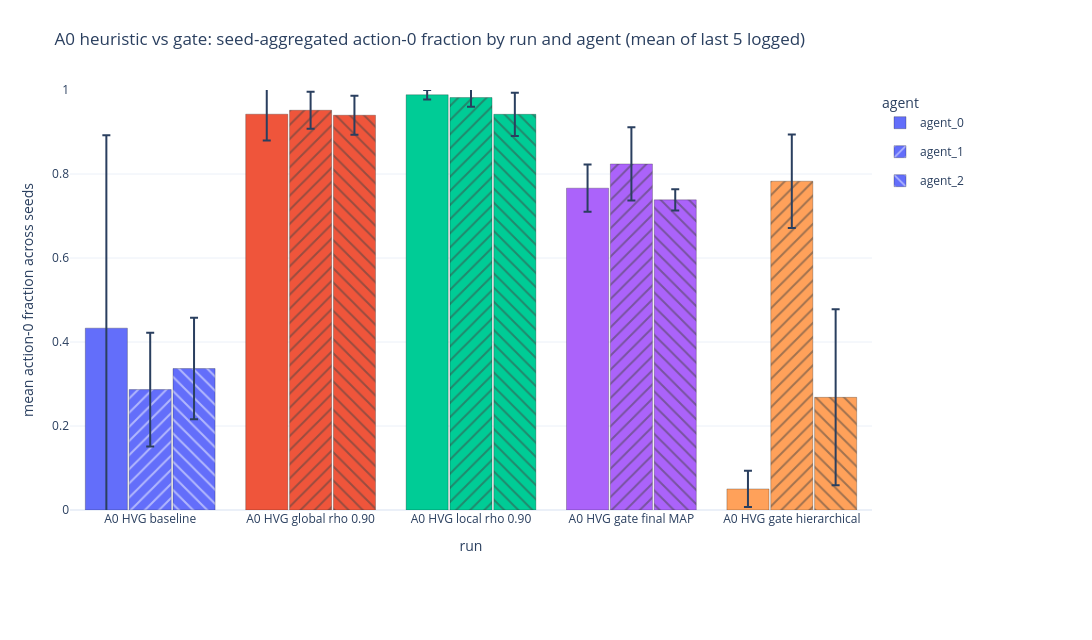
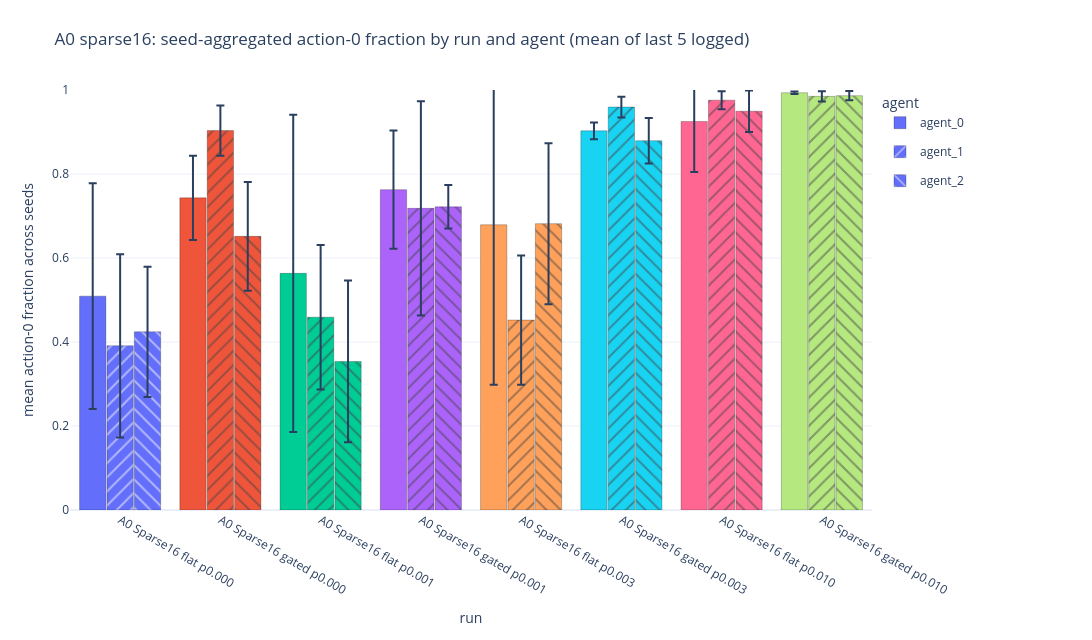
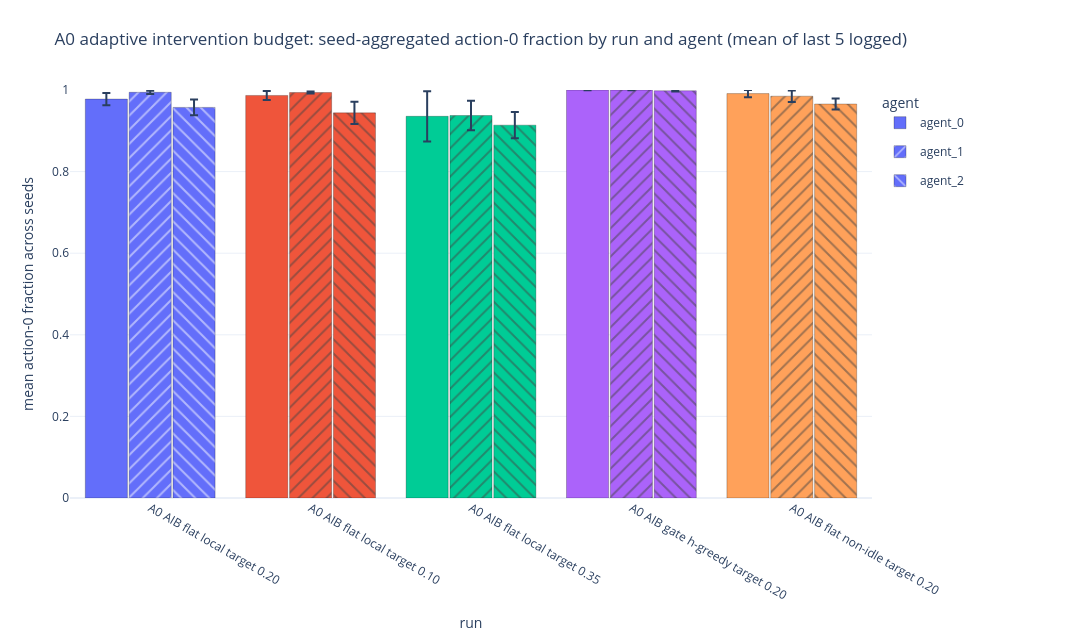

Here is the notebook cell these charts were saved with, in order:
### Markdown cell above
## Seed-Aggregated Last-5-Logged Action-0 Fraction By Run And Agent

### Code cell
seed_action0 = adm.seed_aggregated_last5_logged_action0_fraction_by_agent(ctx)
adm.display_metric_figures(seed_action0)

### Figure 1 — Plotly figure (JSON) as saved in the notebook; plotly's stock layout.template omitted (floating-point values rounded to 4 significant figures)
{"data": [{"customdata": [[0.4593, 3, "[0, 1, 2]", 17320.0, 18370.0, "['a0_hvg_00_baseline_s0', 'a0_hvg_00_baseline_s1', 'a0_hvg_00_baseline_s2']"], [0.06263, 3, "[0, 1, 2]", 37699, 2505.0, "['a0_hvg_01_eval_rho090_s0', 'a0_hvg_01_eval_rho090_s1', 'a0_hvg_01_eval_rho090_s2']"], [0.01123, 3, "[0, 1, 2]", 39548, 449.1, "['a0_hvg_04_eval_local_rho090_s0', 'a0_hvg_04_eval_local_rho090_s1', 'a0_hvg_04_eval_local_rho090_s2']"], [0.05622, 3, "[0, 1, 2]", 30650.0, 2249.0, "['a0_hvg_02_gate_final_map_s0', 'a0_hvg_02_gate_final_map_s1', 'a0_hvg_02_gate_final_map_s2']"], [0.04322, 3, "[0, 1, 2]", 2005.0, 1729.0, "['a0_hvg_03_gate_hierarchical_s0', 'a0_hvg_03_gate_hierarchical_s1', 'a0_hvg_03_gate_hierarchical_s2']"]], "error_y": {"array": [0.4593, 0.06263, 0.01123, 0.05622, 0.04322], "type": "data", "visible": true}, "hovertemplate": "run=%{x}<br>agent=agent_0<br>mean action-0 fraction=%{y:.4f}<br>std across seeds=%{customdata[0]:.4f}<br>n_seeds=%{customdata[1]}<br>seeds=%{customdata[2]}<br>mean action-0 count=%{customdata[3]:.0f}<br>std action-0 count=%{customdata[4]:.0f}<br>seed runs=%{customdata[5]}<extra></extra>", "legendgroup": "agent_0", "marker": {"color": ["#636EFA", "#EF553B", "#00CC96", "#AB63FA", "#FFA15A"], "line": {"color": "rgba(0,0,0,0.35)", "width": 0.7}, "pattern": {"shape": ""}}, "name": "agent_0", "type": "bar", "x": ["A0 HVG baseline", "A0 HVG global rho 0.90", "A0 HVG local rho 0.90", "A0 HVG gate final MAP", "A0 HVG gate hierarchical"], "y": [0.433, 0.9425, 0.9887, 0.7663, 0.05012]}, {"customdata": [[0.1356, 3, "[0, 1, 2]", 11470.0, 5422.0, "['a0_hvg_00_baseline_s0', 'a0_hvg_00_baseline_s1', 'a0_hvg_00_baseline_s2']"], [0.04397, 3, "[0, 1, 2]", 38070.0, 1759.0, "['a0_hvg_01_eval_rho090_s0', 'a0_hvg_01_eval_rho090_s1', 'a0_hvg_01_eval_rho090_s2']"], [0.02218, 3, "[0, 1, 2]", 39280.0, 887.5, "['a0_hvg_04_eval_local_rho090_s0', 'a0_hvg_04_eval_local_rho090_s1', 'a0_hvg_04_eval_local_rho090_s2']"], [0.08714, 3, "[0, 1, 2]", 32960.0, 3486.0, "['a0_hvg_02_gate_final_map_s0', 'a0_hvg_02_gate_final_map_s1', 'a0_hvg_02_gate_final_map_s2']"], [0.1114, 3, "[0, 1, 2]", 31312, 4455.0, "['a0_hvg_03_gate_hierarchical_s0', 'a0_hvg_03_gate_hierarchical_s1', 'a0_hvg_03_gate_hierarchical_s2']"]], "error_y": {"array": [0.1356, 0.04397, 0.02218, 0.08714, 0.1114], "type": "data", "visible": true}, "hovertemplate": "run=%{x}<br>agent=agent_1<br>mean action-0 fraction=%{y:.4f}<br>std across seeds=%{customdata[0]:.4f}<br>n_seeds=%{customdata[1]}<br>seeds=%{customdata[2]}<br>mean action-0 count=%{customdata[3]:.0f}<br>std action-0 count=%{customdata[4]:.0f}<br>seed runs=%{customdata[5]}<extra></extra>", "legendgroup": "agent_1", "marker": {"color": ["#636EFA", "#EF553B", "#00CC96", "#AB63FA", "#FFA15A"], "line": {"color": "rgba(0,0,0,0.35)", "width": 0.7}, "pattern": {"shape": "/"}}, "name": "agent_1", "type": "bar", "x": ["A0 HVG baseline", "A0 HVG global rho 0.90", "A0 HVG local rho 0.90", "A0 HVG gate final MAP", "A0 HVG gate hierarchical"], "y": [0.2867, 0.9518, 0.9821, 0.824, 0.7828]}, {"customdata": [[0.1208, 3, "[0, 1, 2]", 13470.0, 4830.0, "['a0_hvg_00_baseline_s0', 'a0_hvg_00_baseline_s1', 'a0_hvg_00_baseline_s2']"], [0.04662, 3, "[0, 1, 2]", 37600.0, 1865.0, "['a0_hvg_01_eval_rho090_s0', 'a0_hvg_01_eval_rho090_s1', 'a0_hvg_01_eval_rho090_s2']"], [0.0515, 3, "[0, 1, 2]", 37687, 2060.0, "['a0_hvg_04_eval_local_rho090_s0', 'a0_hvg_04_eval_local_rho090_s1', 'a0_hvg_04_eval_local_rho090_s2']"], [0.02537, 3, "[0, 1, 2]", 29540.0, 1015.0, "['a0_hvg_02_gate_final_map_s0', 'a0_hvg_02_gate_final_map_s1', 'a0_hvg_02_gate_final_map_s2']"], [0.2096, 3, "[0, 1, 2]", 10730.0, 8383.0, "['a0_hvg_03_gate_hierarchical_s0', 'a0_hvg_03_gate_hierarchical_s1', 'a0_hvg_03_gate_hierarchical_s2']"]], "error_y": {"array": [0.1208, 0.04662, 0.0515, 0.02537, 0.2096], "type": "data", "visible": true}, "hovertemplate": "run=%{x}<br>agent=agent_2<br>mean action-0 fraction=%{y:.4f}<br>std across seeds=%{customdata[0]:.4f}<br>n_seeds=%{customdata[1]}<br>seeds=%{customdata[2]}<br>mean action-0 count=%{customdata[3]:.0f}<br>std action-0 count=%{customdata[4]:.0f}<br>seed runs=%{customdata[5]}<extra></extra>", "legendgroup": "agent_2", "marker": {"color": ["#636EFA", "#EF553B", "#00CC96", "#AB63FA", "#FFA15A"], "line": {"color": "rgba(0,0,0,0.35)", "width": 0.7}, "pattern": {"shape": "\\"}}, "name": "agent_2", "type": "bar", "x": ["A0 HVG baseline", "A0 HVG global rho 0.90", "A0 HVG local rho 0.90", "A0 HVG gate final MAP", "A0 HVG gate hierarchical"], "y": [0.3368, 0.94, 0.9422, 0.7385, 0.2682]}], "layout": {"bargap": 0.18, "bargroupgap": 0.04, "barmode": "group", "height": 640, "legend": {"orientation": "v", "title": {"text": "agent"}, "x": 1.01, "xanchor": "left", "y": 1, "yanchor": "top"}, "margin": {"b": 130, "l": 70, "r": 220, "t": 90}, "title": {"text": "A0 heuristic vs gate: seed-aggregated action-0 fraction by run and agent (mean of last 5 logged)"}, "width": 1450, "xaxis": {"categoryarray": ["A0 HVG baseline", "A0 HVG global rho 0.90", "A0 HVG local rho 0.90", "A0 HVG gate final MAP", "A0 HVG gate hierarchical"], "categoryorder": "array", "title": {"text": "run"}}, "yaxis": {"range": [0, 1], "title": {"text": "mean action-0 fraction across seeds"}}}}

### Figure 2 — Plotly figure (JSON) as saved in the notebook; plotly's stock layout.template omitted (floating-point values rounded to 4 significant figures)
{"data": [{"customdata": [[0.2686, 3, "[0, 1, 2]", 20367, 10750.0, "['a0_sparse16_flat_p000_s0', 'a0_sparse16_flat_p000_s1', 'a0_sparse16_flat_p000_s2']"], [0.1, 3, "[0, 1, 2]", 29730.0, 4001.0, "['a0_sparse16_gated_p000_s0', 'a0_sparse16_gated_p000_s1', 'a0_sparse16_gated_p000_s2']"], [0.3776, 3, "[0, 1, 2]", 22540.0, 15100.0, "['a0_sparse16_flat_p001_s0', 'a0_sparse16_flat_p001_s1', 'a0_sparse16_flat_p001_s2']"], [0.1409, 3, "[0, 1, 2]", 30507, 5636.0, "['a0_sparse16_gated_p001_s0', 'a0_sparse16_gated_p001_s1', 'a0_sparse16_gated_p001_s2']"], [0.3809, 3, "[0, 1, 2]", 27160.0, 15240.0, "['a0_sparse16_flat_p003_s0', 'a0_sparse16_flat_p003_s1', 'a0_sparse16_flat_p003_s2']"], [0.02017, 3, "[0, 1, 2]", 36109, 806.6, "['a0_sparse16_gated_p003_s0', 'a0_sparse16_gated_p003_s1', 'a0_sparse16_gated_p003_s2']"], [0.1203, 3, "[0, 1, 2]", 37001, 4813.0, "['a0_sparse16_flat_p010_s0', 'a0_sparse16_flat_p010_s1', 'a0_sparse16_flat_p010_s2']"], [0.002946, 3, "[0, 1, 2]", 39740.0, 117.9, "['a0_sparse16_gated_p010_s0', 'a0_sparse16_gated_p010_s1', 'a0_sparse16_gated_p010_s2']"]], "error_y": {"array": [0.2686, 0.1, 0.3776, 0.1409, 0.3809, 0.02017, 0.1203, 0.002946], "type": "data", "visible": true}, "hovertemplate": "run=%{x}<br>agent=agent_0<br>mean action-0 fraction=%{y:.4f}<br>std across seeds=%{customdata[0]:.4f}<br>n_seeds=%{customdata[1]}<br>seeds=%{customdata[2]}<br>mean action-0 count=%{customdata[3]:.0f}<br>std action-0 count=%{customdata[4]:.0f}<br>seed runs=%{customdata[5]}<extra></extra>", "legendgroup": "agent_0", "marker": {"color": ["#636EFA", "#EF553B", "#00CC96", "#AB63FA", "#FFA15A", "#19D3F3", "#FF6692", "#B6E880"], "line": {"color": "rgba(0,0,0,0.35)", "width": 0.7}, "pattern": {"shape": ""}}, "name": "agent_0", "type": "bar", "x": ["A0 Sparse16 flat p0.000", "A0 Sparse16 gated p0.000", "A0 Sparse16 flat p0.001", "A0 Sparse16 gated p0.001", "A0 Sparse16 flat p0.003", "A0 Sparse16 gated p0.003", "A0 Sparse16 flat p0.010", "A0 Sparse16 gated p0.010"], "y": [0.5092, 0.7432, 0.5634, 0.7627, 0.6791, 0.9027, 0.925, 0.9934]}, {"customdata": [[0.2182, 3, "[0, 1, 2]", 15642, 8726.0, "['a0_sparse16_flat_p000_s0', 'a0_sparse16_flat_p000_s1', 'a0_sparse16_flat_p000_s2']"], [0.05975, 3, "[0, 1, 2]", 36140.0, 2390.0, "['a0_sparse16_gated_p000_s0', 'a0_sparse16_gated_p000_s1', 'a0_sparse16_gated_p000_s2']"], [0.172, 3, "[0, 1, 2]", 18360.0, 6878.0, "['a0_sparse16_flat_p001_s0', 'a0_sparse16_flat_p001_s1', 'a0_sparse16_flat_p001_s2']"], [0.2551, 3, "[0, 1, 2]", 28730.0, 10200.0, "['a0_sparse16_gated_p001_s0', 'a0_sparse16_gated_p001_s1', 'a0_sparse16_gated_p001_s2']"], [0.1538, 3, "[0, 1, 2]", 18088, 6153.0, "['a0_sparse16_flat_p003_s0', 'a0_sparse16_flat_p003_s1', 'a0_sparse16_flat_p003_s2']"], [0.02466, 3, "[0, 1, 2]", 38380.0, 986.9, "['a0_sparse16_gated_p003_s0', 'a0_sparse16_gated_p003_s1', 'a0_sparse16_gated_p003_s2']"], [0.02132, 3, "[0, 1, 2]", 39030, 852.5, "['a0_sparse16_flat_p010_s0', 'a0_sparse16_flat_p010_s1', 'a0_sparse16_flat_p010_s2']"], [0.01221, 3, "[0, 1, 2]", 39397, 488.5, "['a0_sparse16_gated_p010_s0', 'a0_sparse16_gated_p010_s1', 'a0_sparse16_gated_p010_s2']"]], "error_y": {"array": [0.2182, 0.05975, 0.172, 0.2551, 0.1538, 0.02466, 0.02132, 0.01221], "type": "data", "visible": true}, "hovertemplate": "run=%{x}<br>agent=agent_1<br>mean action-0 fraction=%{y:.4f}<br>std across seeds=%{customdata[0]:.4f}<br>n_seeds=%{customdata[1]}<br>seeds=%{customdata[2]}<br>mean action-0 count=%{customdata[3]:.0f}<br>std action-0 count=%{customdata[4]:.0f}<br>seed runs=%{customdata[5]}<extra></extra>", "legendgroup": "agent_1", "marker": {"color": ["#636EFA", "#EF553B", "#00CC96", "#AB63FA", "#FFA15A", "#19D3F3", "#FF6692", "#B6E880"], "line": {"color": "rgba(0,0,0,0.35)", "width": 0.7}, "pattern": {"shape": "/"}}, "name": "agent_1", "type": "bar", "x": ["A0 Sparse16 flat p0.000", "A0 Sparse16 gated p0.000", "A0 Sparse16 flat p0.001", "A0 Sparse16 gated p0.001", "A0 Sparse16 flat p0.003", "A0 Sparse16 gated p0.003", "A0 Sparse16 flat p0.010", "A0 Sparse16 gated p0.010"], "y": [0.391, 0.9035, 0.4591, 0.7183, 0.4522, 0.9594, 0.9757, 0.9849]}, {"customdata": [[0.155, 3, "[0, 1, 2]", 16975, 6202.0, "['a0_sparse16_flat_p000_s0', 'a0_sparse16_flat_p000_s1', 'a0_sparse16_flat_p000_s2']"], [0.1296, 3, "[0, 1, 2]", 26060.0, 5184.0, "['a0_sparse16_gated_p000_s0', 'a0_sparse16_gated_p000_s1', 'a0_sparse16_gated_p000_s2']"], [0.1925, 3, "[0, 1, 2]", 14150.0, 7702.0, "['a0_sparse16_flat_p001_s0', 'a0_sparse16_flat_p001_s1', 'a0_sparse16_flat_p001_s2']"], [0.05168, 3, "[0, 1, 2]", 28877, 2067.0, "['a0_sparse16_gated_p001_s0', 'a0_sparse16_gated_p001_s1', 'a0_sparse16_gated_p001_s2']"], [0.1917, 3, "[0, 1, 2]", 27270.0, 7670.0, "['a0_sparse16_flat_p003_s0', 'a0_sparse16_flat_p003_s1', 'a0_sparse16_flat_p003_s2']"], [0.05429, 3, "[0, 1, 2]", 35173, 2171.0, "['a0_sparse16_gated_p003_s0', 'a0_sparse16_gated_p003_s1', 'a0_sparse16_gated_p003_s2']"], [0.0494, 3, "[0, 1, 2]", 37979, 1976.0, "['a0_sparse16_flat_p010_s0', 'a0_sparse16_flat_p010_s1', 'a0_sparse16_flat_p010_s2']"], [0.01117, 3, "[0, 1, 2]", 39460.0, 446.6, "['a0_sparse16_gated_p010_s0', 'a0_sparse16_gated_p010_s1', 'a0_sparse16_gated_p010_s2']"]], "error_y": {"array": [0.155, 0.1296, 0.1925, 0.05168, 0.1917, 0.05429, 0.0494, 0.01117], "type": "data", "visible": true}, "hovertemplate": "run=%{x}<br>agent=agent_2<br>mean action-0 fraction=%{y:.4f}<br>std across seeds=%{customdata[0]:.4f}<br>n_seeds=%{customdata[1]}<br>seeds=%{customdata[2]}<br>mean action-0 count=%{customdata[3]:.0f}<br>std action-0 count=%{customdata[4]:.0f}<br>seed runs=%{customdata[5]}<extra></extra>", "legendgroup": "agent_2", "marker": {"color": ["#636EFA", "#EF553B", "#00CC96", "#AB63FA", "#FFA15A", "#19D3F3", "#FF6692", "#B6E880"], "line": {"color": "rgba(0,0,0,0.35)", "width": 0.7}, "pattern": {"shape": "\\"}}, "name": "agent_2", "type": "bar", "x": ["A0 Sparse16 flat p0.000", "A0 Sparse16 gated p0.000", "A0 Sparse16 flat p0.001", "A0 Sparse16 gated p0.001", "A0 Sparse16 flat p0.003", "A0 Sparse16 gated p0.003", "A0 Sparse16 flat p0.010", "A0 Sparse16 gated p0.010"], "y": [0.4244, 0.6516, 0.3537, 0.7219, 0.6817, 0.8793, 0.9495, 0.9865]}], "layout": {"bargap": 0.18, "bargroupgap": 0.04, "barmode": "group", "height": 640, "legend": {"orientation": "v", "title": {"text": "agent"}, "x": 1.01, "xanchor": "left", "y": 1, "yanchor": "top"}, "margin": {"b": 130, "l": 70, "r": 220, "t": 90}, "title": {"text": "A0 sparse16: seed-aggregated action-0 fraction by run and agent (mean of last 5 logged)"}, "width": 1450, "xaxis": {"categoryarray": ["A0 Sparse16 flat p0.000", "A0 Sparse16 gated p0.000", "A0 Sparse16 flat p0.001", "A0 Sparse16 gated p0.001", "A0 Sparse16 flat p0.003", "A0 Sparse16 gated p0.003", "A0 Sparse16 flat p0.010", "A0 Sparse16 gated p0.010"], "categoryorder": "array", "title": {"text": "run"}}, "yaxis": {"range": [0, 1], "title": {"text": "mean action-0 fraction across seeds"}}}}

### Figure 3 — Plotly figure (JSON) as saved in the notebook; plotly's stock layout.template omitted (floating-point values rounded to 4 significant figures)
{"data": [{"customdata": [[0.01496, 3, "[0, 1, 2]", 39110, 598.5, "['a0_aib_00_flat_local_t020_s0', 'a0_aib_00_flat_local_t020_s1', 'a0_aib_00_flat_local_t020_s2']"], [0.01089, 3, "[0, 1, 2]", 39470.0, 436.0, "['a0_aib_01_flat_local_t010_s0', 'a0_aib_01_flat_local_t010_s1', 'a0_aib_01_flat_local_t010_s2']"], [0.06149, 3, "[0, 1, 2]", 37420.0, 2460.0, "['a0_aib_02_flat_local_t035_s0', 'a0_aib_02_flat_local_t035_s1', 'a0_aib_02_flat_local_t035_s2']"], [0.0002866, 3, "[0, 1, 2]", 39993, 11.27, "['a0_aib_03_gate_hgreedy_sep_local_t020_s0', 'a0_aib_03_gate_hgreedy_sep_local_t020_s1', 'a0_aib_03_gate_hgreedy_sep_local_t020_s2']"], [0.009049, 3, "[0, 1, 2]", 39650.0, 361.7, "['a0_aib_04_flat_nonidle_t020_s0', 'a0_aib_04_flat_nonidle_t020_s1', 'a0_aib_04_flat_nonidle_t020_s2']"]], "error_y": {"array": [0.01496, 0.01089, 0.06149, 0.0002866, 0.009049], "type": "data", "visible": true}, "hovertemplate": "run=%{x}<br>agent=agent_0<br>mean action-0 fraction=%{y:.4f}<br>std across seeds=%{customdata[0]:.4f}<br>n_seeds=%{customdata[1]}<br>seeds=%{customdata[2]}<br>mean action-0 count=%{customdata[3]:.0f}<br>std action-0 count=%{customdata[4]:.0f}<br>seed runs=%{customdata[5]}<extra></extra>", "legendgroup": "agent_0", "marker": {"color": ["#636EFA", "#EF553B", "#00CC96", "#AB63FA", "#FFA15A"], "line": {"color": "rgba(0,0,0,0.35)", "width": 0.7}, "pattern": {"shape": ""}}, "name": "agent_0", "type": "bar", "x": ["A0 AIB flat local target 0.20", "A0 AIB flat local target 0.10", "A0 AIB flat local target 0.35", "A0 AIB gate h-greedy target 0.20", "A0 AIB flat non-idle target 0.20"], "y": [0.9778, 0.9866, 0.9355, 0.9998, 0.9912]}, {"customdata": [[0.004072, 3, "[0, 1, 2]", 39775, 162.9, "['a0_aib_00_flat_local_t020_s0', 'a0_aib_00_flat_local_t020_s1', 'a0_aib_00_flat_local_t020_s2']"], [0.002371, 3, "[0, 1, 2]", 39750.0, 94.98, "['a0_aib_01_flat_local_t010_s0', 'a0_aib_01_flat_local_t010_s1', 'a0_aib_01_flat_local_t010_s2']"], [0.0362, 3, "[0, 1, 2]", 37499, 1448.0, "['a0_aib_02_flat_local_t035_s0', 'a0_aib_02_flat_local_t035_s1', 'a0_aib_02_flat_local_t035_s2']"], [0.0001656, 3, "[0, 1, 2]", 39993, 6.557, "['a0_aib_03_gate_hgreedy_sep_local_t020_s0', 'a0_aib_03_gate_hgreedy_sep_local_t020_s1', 'a0_aib_03_gate_hgreedy_sep_local_t020_s2']"], [0.01413, 3, "[0, 1, 2]", 39390.0, 565.1, "['a0_aib_04_flat_nonidle_t020_s0', 'a0_aib_04_flat_nonidle_t020_s1', 'a0_aib_04_flat_nonidle_t020_s2']"]], "error_y": {"array": [0.004072, 0.002371, 0.0362, 0.0001656, 0.01413], "type": "data", "visible": true}, "hovertemplate": "run=%{x}<br>agent=agent_1<br>mean action-0 fraction=%{y:.4f}<br>std across seeds=%{customdata[0]:.4f}<br>n_seeds=%{customdata[1]}<br>seeds=%{customdata[2]}<br>mean action-0 count=%{customdata[3]:.0f}<br>std action-0 count=%{customdata[4]:.0f}<br>seed runs=%{customdata[5]}<extra></extra>", "legendgroup": "agent_1", "marker": {"color": ["#636EFA", "#EF553B", "#00CC96", "#AB63FA", "#FFA15A"], "line": {"color": "rgba(0,0,0,0.35)", "width": 0.7}, "pattern": {"shape": "/"}}, "name": "agent_1", "type": "bar", "x": ["A0 AIB flat local target 0.20", "A0 AIB flat local target 0.10", "A0 AIB flat local target 0.35", "A0 AIB gate h-greedy target 0.20", "A0 AIB flat non-idle target 0.20"], "y": [0.9944, 0.9938, 0.9375, 0.9998, 0.9848]}, {"customdata": [[0.01921, 3, "[0, 1, 2]", 38290.0, 768.2, "['a0_aib_00_flat_local_t020_s0', 'a0_aib_00_flat_local_t020_s1', 'a0_aib_00_flat_local_t020_s2']"], [0.02751, 3, "[0, 1, 2]", 37760.0, 1100.0, "['a0_aib_01_flat_local_t010_s0', 'a0_aib_01_flat_local_t010_s1', 'a0_aib_01_flat_local_t010_s2']"], [0.03236, 3, "[0, 1, 2]", 36556, 1295.0, "['a0_aib_02_flat_local_t035_s0', 'a0_aib_02_flat_local_t035_s1', 'a0_aib_02_flat_local_t035_s2']"], [0.001649, 3, "[0, 1, 2]", 39930.0, 65.68, "['a0_aib_03_gate_hgreedy_sep_local_t020_s0', 'a0_aib_03_gate_hgreedy_sep_local_t020_s1', 'a0_aib_03_gate_hgreedy_sep_local_t020_s2']"], [0.0137, 3, "[0, 1, 2]", 38624, 547.9, "['a0_aib_04_flat_nonidle_t020_s0', 'a0_aib_04_flat_nonidle_t020_s1', 'a0_aib_04_flat_nonidle_t020_s2']"]], "error_y": {"array": [0.01921, 0.02751, 0.03236, 0.001649, 0.0137], "type": "data", "visible": true}, "hovertemplate": "run=%{x}<br>agent=agent_2<br>mean action-0 fraction=%{y:.4f}<br>std across seeds=%{customdata[0]:.4f}<br>n_seeds=%{customdata[1]}<br>seeds=%{customdata[2]}<br>mean action-0 count=%{customdata[3]:.0f}<br>std action-0 count=%{customdata[4]:.0f}<br>seed runs=%{customdata[5]}<extra></extra>", "legendgroup": "agent_2", "marker": {"color": ["#636EFA", "#EF553B", "#00CC96", "#AB63FA", "#FFA15A"], "line": {"color": "rgba(0,0,0,0.35)", "width": 0.7}, "pattern": {"shape": "\\"}}, "name": "agent_2", "type": "bar", "x": ["A0 AIB flat local target 0.20", "A0 AIB flat local target 0.10", "A0 AIB flat local target 0.35", "A0 AIB gate h-greedy target 0.20", "A0 AIB flat non-idle target 0.20"], "y": [0.9574, 0.9439, 0.9139, 0.9982, 0.9656]}], "layout": {"bargap": 0.18, "bargroupgap": 0.04, "barmode": "group", "height": 640, "legend": {"orientation": "v", "title": {"text": "agent"}, "x": 1.01, "xanchor": "left", "y": 1, "yanchor": "top"}, "margin": {"b": 130, "l": 70, "r": 220, "t": 90}, "title": {"text": "A0 adaptive intervention budget: seed-aggregated action-0 fraction by run and agent (mean of last 5 logged)"}, "width": 1450, "xaxis": {"categoryarray": ["A0 AIB flat local target 0.20", "A0 AIB flat local target 0.10", "A0 AIB flat local target 0.35", "A0 AIB gate h-greedy target 0.20", "A0 AIB flat non-idle target 0.20"], "categoryorder": "array", "title": {"text": "run"}}, "yaxis": {"range": [0, 1], "title": {"text": "mean action-0 fraction across seeds"}}}}
